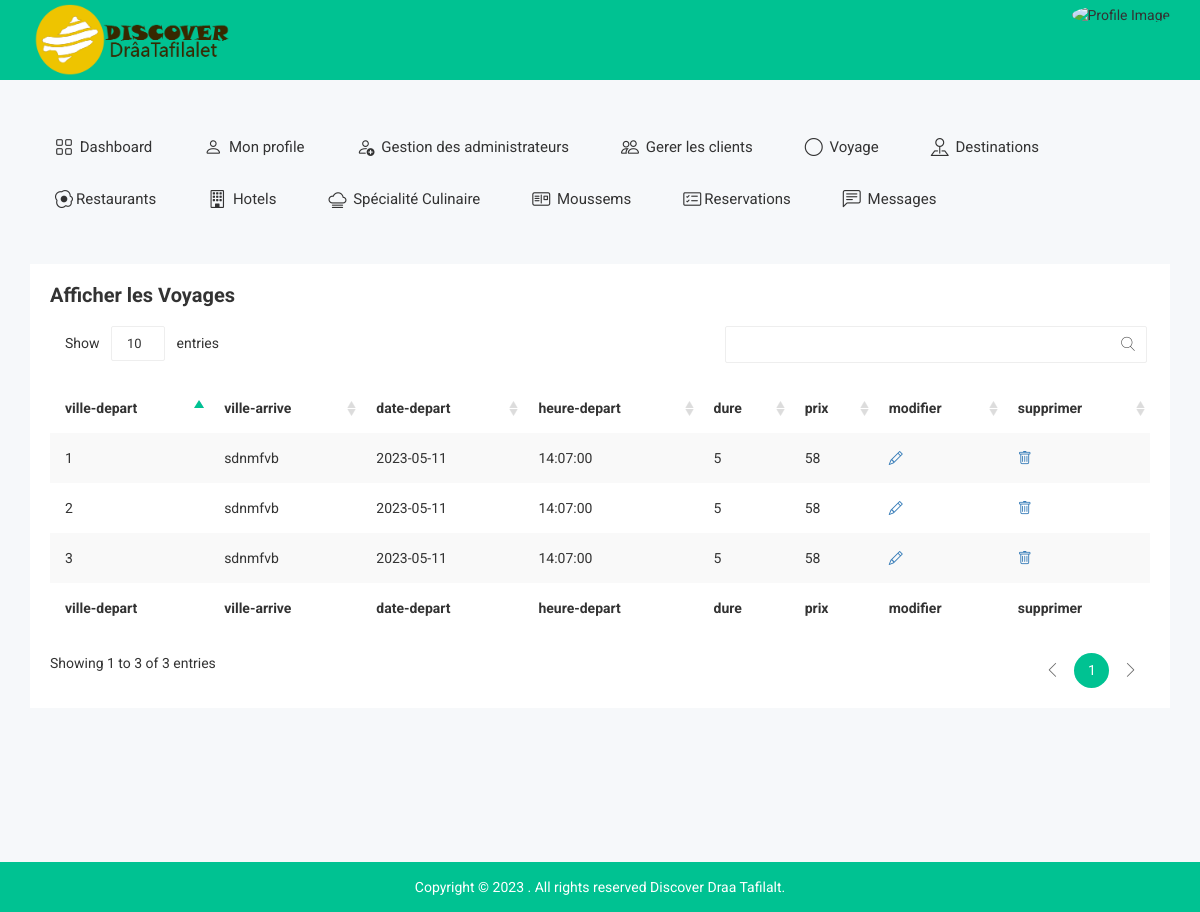
The app's page /affiche-voyage.php (signed in), older data.
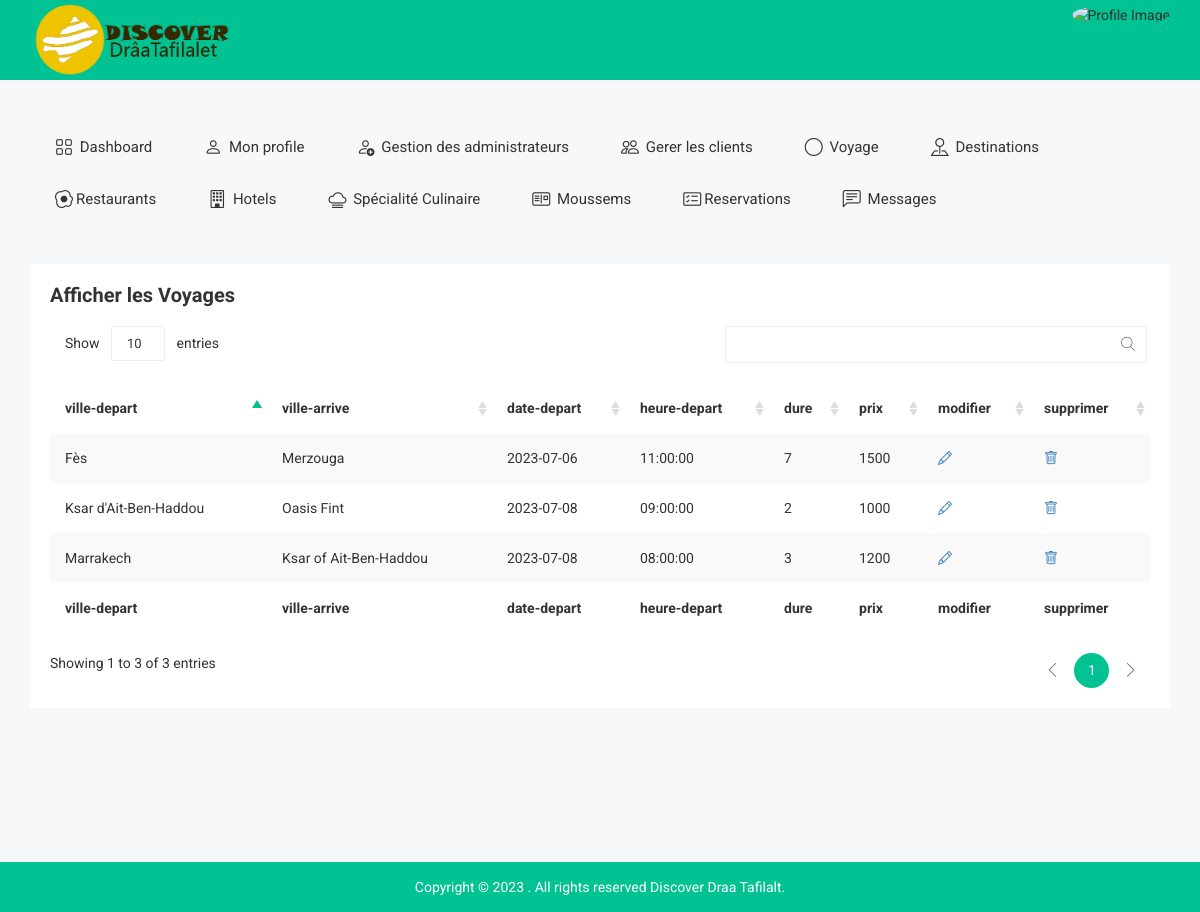
The same page, newer data.
### tables this page shows
CREATE TABLE `voyage` (
  `id-cer` int(11) NOT NULL,
  `ville-depart` varchar(255) NOT NULL,
  `ville-arrive` varchar(255) NOT NULL,
  `trajet` varchar(10000) NOT NULL,
  `date-depart` date NOT NULL,
  `heure-depart` time NOT NULL,
  `dure` int(255) NOT NULL,
  `img` varchar(1000) NOT NULL,
  `carte` varchar(1000) NOT NULL,
  `prix` decimal(65,0) NOT NULL,
  `date-res` date NOT NULL,
  `date-creation` date NOT NULL
);

### affiche-voyage.php (the view, shortened to what this page needs)
<?php
include 'connection.php';
$sql = 'SELECT *
		FROM Voyage';
 $statement = $pdo->query($sql);
 $publishers = $statement->fetchAll(PDO::FETCH_ASSOC);
?>
<!doctype html>
<html class="no-js" lang="">
<head>
    <link rel="stylesheet" href="https://cdn.jsdelivr.net/npm/bootstrap-icons@1.10.5/font/bootstrap-icons.css">
        <link rel="stylesheet" href="css/bootstrap.min.css">
        <link rel="stylesheet" href="css/font-awesome.min.css">
        <link rel="stylesheet" href="css/owl.carousel.css">
        <link rel="stylesheet" href="css/owl.theme.css">
        <link rel="stylesheet" href="css/owl.transitions.css">
        <link rel="stylesheet" href="css/meanmenu/meanmenu.min.css">
        <link rel="stylesheet" href="css/animate.css">
        <link rel="stylesheet" href="css/normalize.css">
        <link rel="stylesheet" href="css/wave/waves.min.css">
        <link rel="stylesheet" href="css/wave/button.css">
        <link rel="stylesheet" href="css/scrollbar/jquery.mCustomScrollbar.min.css">
        <link rel="stylesheet" href="css/notika-custom-icon.css">
        <link rel="stylesheet" href="css/jquery.dataTables.min.css">
        <link rel="stylesheet" href="css/main.css">
        <link rel="stylesheet" href="style.css">
        <link rel="stylesheet" href="css/responsive.css">
</head>
<body>
   <div class="header-top-area">
    <?php include 'tophead.php' ?>
</div>
    <div class="main-menu-area mg-tb-40">
    </div>
    <div class="notika-status-area">
        <div class="container">
            <div class="row">
                <div class="col-lg-12 col-md-12 col-sm-12 col-xs-12">
                    <div class="data-table-list">
                        <div class="basic-tb-hd">
                            <h2>Afficher les Voyages</h2>
                        </div>
                        <div class="table-responsive">
                            <table id="data-table-basic" class="table table-striped">
                                <thead>
                                    <tr>
                                        <th>ville-depart</th>
                                        <th>ville-arrive</th>
                                        <th>date-depart	</th>
                                        <th>heure-depart</th>
                                        <th>dure</th>
                                        <th>prix</th>
                                        <th>modifier</th>
                                        <th>supprimer</th>
                                    </tr>
                                </thead>
                                <tbody>
                                <?php
                                if ($publishers) {
                                    foreach ($publishers as $publisher) {?>
                                        <tr>
                                        <td><?php  echo $publisher['ville-depart'] ?></td>
                                        <td><?php  echo $publisher['ville-arrive'] ?></td>
                                        <td><?php echo $publisher['date-depart'] ?></td>
                                        <td><?php echo $publisher['heure-depart'] ?></td>
                                        <td><?php echo $publisher['dure'] ?></td>
                                        <td><?php echo $publisher['prix'] ?></td>
                                        <td><a href="update-voyage.php?modi=<?php echo $publisher['id-cer'] ?>"> <i class="bi bi-pencil"></i></a></td>
                                        <td><a href="delete-voyage.php?id=<?php echo $publisher['id-cer'] ?>"><i class="bi bi-trash"></i></a></td>
                                    </tr>
                               <?php }}
                                ?>
                                </tbody>
                                <tfoot>
                                    <tr>
                                    <th>ville-depart</th>
                                        <th>ville-arrive</th>
                                        <th>date-depart	</th>
                                        <th>heure-depart</th>
                                        <th>dure</th>
                                        <th>prix</th>
                                        <th>modifier</th>
                                        <th>supprimer</th>
                                    </tr>
                                </tfoot>
                            </table>
                        </div>
                    </div>
                </div>
            </div>
        </div>
    </div>
    <div class="footer-copyright-area">
        <div class="container">
            <div class="row">
                <div class="col-lg-12 col-md-12 col-sm-12 col-xs-12">
                    <div class="footer-copy-right">
                        <p>Copyright © 2023
. All rights reserved Discover Draa Tafilalt.</p>
                    </div>
                </div>
            </div>
        </div>
    </div>
</body>
</html>

Row changes from the older to the newer data that the page shows:
removed voyage: value "1", value "sdnmfvb", value "2023-05-11", value "14:07:00", dure "5", prix "58"
removed voyage: value "2", value "sdnmfvb", value "2023-05-11", value "14:07:00", dure "5", prix "58"
removed voyage: value "3", value "sdnmfvb", value "2023-05-11", value "14:07:00", dure "5", prix "58"
added voyage: value "Fès", value "Merzouga", value "2023-07-06", value "11:00:00", dure "7", prix "1500"
added voyage: value "Ksar d'Ait-Ben-Haddou", value "Oasis Fint", value "2023-07-08", value "09:00:00", dure "2", prix "1000"
added voyage: value "Marrakech", value "Ksar of Ait-Ben-Haddou", value "2023-07-08", value "08:00:00", dure "3", prix "1200"
